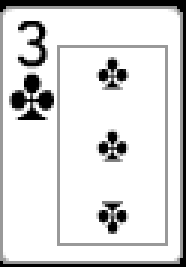
#> input picture ECS 174/getDataSet/data/card0011.png, 62 x 89 px (shown 3 times larger); its folder holds only this picture in this run
$ jupyter execute labelData.ipynb   (older library calls are emulated)
#> lines starting #> are read from the running program, lines starting #| are printed output that depends on the picture
[cell 1]
import os
import cv2

# Define categories for card suits and ranks
categories = [j + i for i in 'cdhs' for j in "23456789TJQKA"]
data_path = "./data"

def process_images(data_path, categories):
    """
    Processes images from the data path, applies Sobel edge detection,
    and saves the processed images into category folders.

    Parameters:
    data_path (str): The path to the source images.
    categories (list): List of category names for organizing processed images.
    """
#> called with data_path = './data'
    index = 0
    for img_name in os.listdir(data_path):
        print(img_name)

        # Create category directory if it doesn't exist
        category_path = os.path.join('label/', categories[index])
        if not os.path.exists(category_path):
            os.makedirs(category_path)

        # Read the image
        img = cv2.imread(os.path.join(data_path, img_name), cv2.IMREAD_COLOR)
#> img is the input picture: shape (89, 62, 3); min 0, max 255, mean 218.2

        # Convert image to grayscale
        gray = cv2.cvtColor(img, cv2.COLOR_BGR2GRAY)

        # Apply Sobel edge detection
        sobelx = cv2.Sobel(gray, cv2.CV_64F, 1, 0, ksize=1)
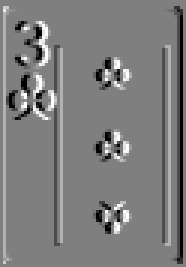
#> sobelx: shape (89, 62) float64 (shown 3 times larger); min -255, max 255, mean -3.9; drawn with min black and max white
        sobely = cv2.Sobel(gray, cv2.CV_64F, 0, 1, ksize=1)
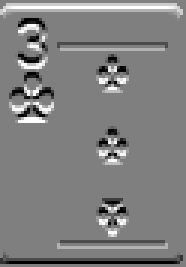
#> sobely: shape (89, 62) float64 (shown 3 times larger); min -255, max 255, mean 1.6; drawn with min black and max white

        # Combine Sobel X and Sobel Y to create edge intensity image
        edges = cv2.magnitude(sobelx, sobely)
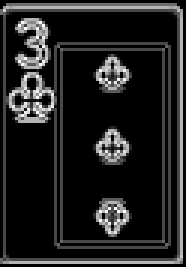
#> edges: shape (89, 62) float64 (shown 3 times larger); min 0, max 360.6, mean 46.8; drawn with min black and max white
        edges = cv2.convertScaleAbs(edges)
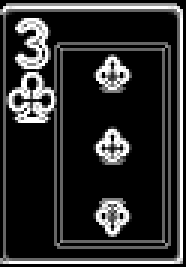
#> edges: shape (89, 62) (shown 3 times larger); min 0, max 255, mean 45.2

        # Crop the edges image
        cropped_edges = edges[:52, :28]
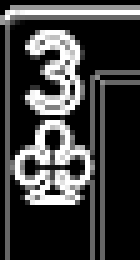
#> cropped_edges: shape (52, 28) (shown 5 times larger); min 0, max 255, mean 61.6

        # Save the processed image
        cv2.imwrite(os.path.join(category_path, img_name), cropped_edges)

        # Update index to ensure proper category assignment
        index += 1
        index %= len(categories)

# Example usage
process_images(data_path, categories)

$ run again, on ECS 174/getDataSet/data/card0022.png
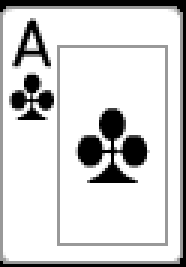
#> input picture ECS 174/getDataSet/data/card0022.png, 62 x 89 px (shown 3 times larger)
#> in process_images, img is the input picture: shape (89, 62, 3); min 0, max 255, mean 211.1
#> in process_images, `edges = cv2.convertScaleAbs(edges)`:
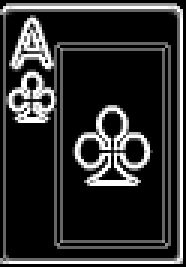
#> edges: shape (89, 62) (shown 3 times larger); min 0, max 255, mean 46.4
#> in process_images, `cropped_edges = edges[:52, :28]`:
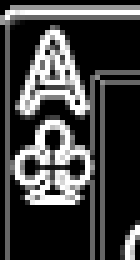
#> cropped_edges: shape (52, 28) (shown 5 times larger); min 0, max 255, mean 64.6

$ run again, on ECS 174/getDataSet/data/card0012.png
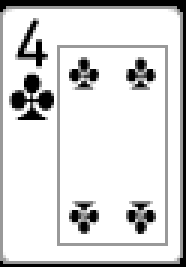
#> input picture ECS 174/getDataSet/data/card0012.png, 62 x 89 px (shown 3 times larger)
#> in process_images, img is the input picture: shape (89, 62, 3); min 0, max 255, mean 216.1
#> in process_images, `edges = cv2.convertScaleAbs(edges)`:
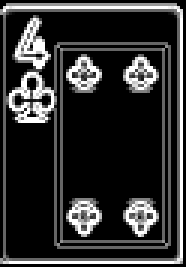
#> edges: shape (89, 62) (shown 3 times larger); min 0, max 255, mean 48.4
#> in process_images, `cropped_edges = edges[:52, :28]`:
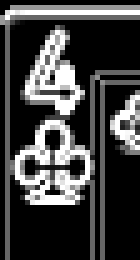
#> cropped_edges: shape (52, 28) (shown 5 times larger); min 0, max 255, mean 65.9
